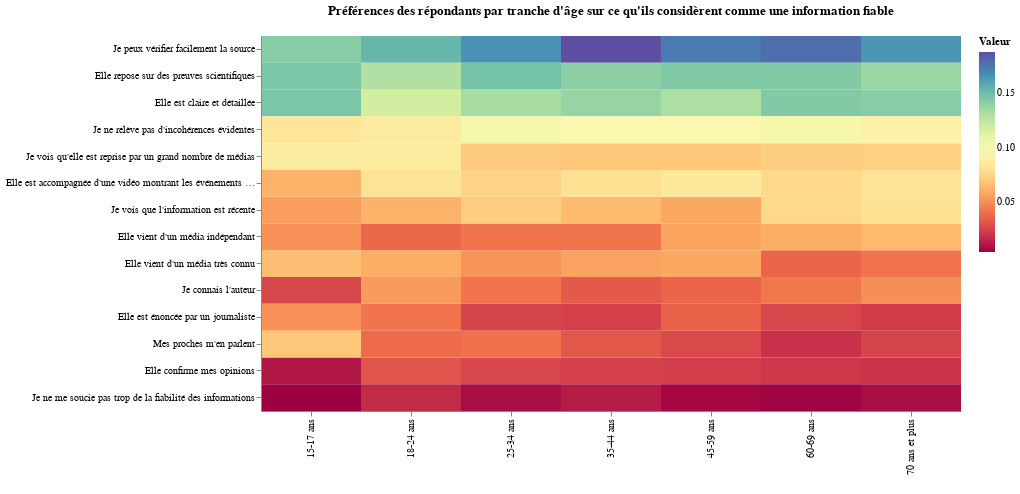

Here is the notebook cell this chart was saved with:
### Code cell
def Graphe_inf_fiable(arcom, var_obj):
    liste_obj, cols_data, var, title = var_selection(var_obj)

    title += " sur ce qu'ils considèrent comme une information fiable"

    liste_obj.sort()
    cols_fiable = arcom.filter(regex=r"INFOFIABLEDEF_R_(\d)").columns

    count = defaultdict(dict)

    for item, ref in zip(liste_obj, cols_data):
        for col in cols_fiable:
            count[ref][col] = {
                "Je connais l'auteur": (arcom[(arcom[var] == item)][col] == 1).sum(),
                "Elle est énoncée par un journaliste": (
                    arcom[(arcom[var] == item)][col] == 2
                ).sum(),
                "Elle vient d'un média très connu": (
                    arcom[(arcom[var] == item)][col] == 3
                ).sum(),
                "Elle est claire et détaillée": (
                    arcom[(arcom[var] == item)][col] == 4
                ).sum(),
                "Elle confirme mes opinions": (
                    arcom[(arcom[var] == item)][col] == 5
                ).sum(),
                "Elle vient d'un média indépendant": (
                    arcom[(arcom[var] == item)][col] == 6
                ).sum(),
                "Je vois qu'elle est reprise par un grand nombre de médias": (
                    arcom[(arcom[var] == item)][col] == 7
                ).sum(),
                "Je vois que l'information est récente": (
                    arcom[(arcom[var] == item)][col] == 8
                ).sum(),
                "Je peux vérifier facilement la source": (
                    arcom[(arcom[var] == item)][col] == 9
                ).sum(),
                "Je ne relève pas d'incohérences évidentes": (
                    arcom[(arcom[var] == item)][col] == 10
                ).sum(),
                "Mes proches m'en parlent": (
                    arcom[(arcom[var] == item)][col] == 11
                ).sum(),
                "Elle repose sur des preuves scientifiques": (
                    arcom[(arcom[var] == item)][col] == 12
                ).sum(),
                "Elle est accompagnée d'une vidéo montrant les événements sans filtre": (
                    arcom[(arcom[var] == item)][col] == 13
                ).sum(),
                "Je ne me soucie pas trop de la fiabilité des informations": (
                    arcom[(arcom[var] == item)][col] == 14
                ).sum(),
            }

    rows = []
    for ref, motiv_data in count.items():
        sum_motivations = {}
        total_sum = 0

        for _, motivations in motiv_data.items():
            for motivation, value in motivations.items():
                sum_motivations[motivation] = sum_motivations.get(motivation, 0) + value
                total_sum += value

        for motivation, total in sum_motivations.items():
            if total_sum > 0:
                valeur_norm = total / total_sum
            else:
                valeur_norm = 0
            rows.append(
                {"ref": ref, "Motivation": motivation, "Valeur": round(valeur_norm, 3)}
            )

    df = pd.DataFrame(rows)

    print(df)

    chart = (
        alt.Chart(df)
        .mark_rect()
        .encode(
            x=alt.X("ref:O", title=" "),
            y=alt.Y("Motivation:N", title=" ", axis=alt.Axis(labelLimit=250), sort=alt.EncodingSortField(field="Valeur", order="descending")),
            color=alt.Color(
                "Valeur:Q",
                scale=alt.Scale(scheme="spectral"),
                legend=alt.Legend(labelLimit=0),
            ),
            tooltip=["ref", "Motivation", "Valeur"],
        )
        .configure_view(fill=None, stroke=None)
        .properties(
            title={
                "text": title,
                "subtitle": "Source : Arcom 2024, base : 3356 répondants",
                "subtitleColor": "white",
            },
            width=700,
            height=375,
        )
    )

    return chart

var_obj = "Tranche d'âge"
Graphe_inf_fiable(arcom, var_obj)

### Figure 1 — Vega-Lite specification as saved in the notebook (floating-point values rounded to 4 significant figures)
{"config": {"view": {"continuousWidth": 300, "continuousHeight": 300, "fill": null, "stroke": null}}, "data": {"name": "data-968e4f0ccf9c2c9bd9afd3f7175c840f"}, "mark": {"type": "rect"}, "encoding": {"color": {"field": "Valeur", "legend": {"labelLimit": 0}, "scale": {"scheme": "spectral"}, "type": "quantitative"}, "tooltip": [{"field": "ref", "type": "nominal"}, {"field": "Motivation", "type": "nominal"}, {"field": "Valeur", "type": "quantitative"}], "x": {"field": "ref", "title": " ", "type": "ordinal"}, "y": {"axis": {"labelLimit": 250}, "field": "Motivation", "sort": {"field": "Valeur", "order": "descending"}, "title": " ", "type": "nominal"}}, "height": 375, "title": {"text": "Préférences des répondants par tranche d'âge sur ce qu'ils considèrent comme une information fiable", "subtitle": "Source : Arcom 2024, base : 3356 répondants", "subtitleColor": "white"}, "width": 700, "$schema": "https://vega.github.io/schema/vega-lite/v5.20.1.json", "datasets": {"data-968e4f0ccf9c2c9bd9afd3f7175c840f": [{"ref": "15-17 ans", "Motivation": "Je connais l'auteur", "Valeur": 0.026}, {"ref": "15-17 ans", "Motivation": "Elle est énoncée par un journaliste", "Valeur": 0.051}, {"ref": "15-17 ans", "Motivation": "Elle vient d'un média très connu", "Valeur": 0.066}, {"ref": "15-17 ans", "Motivation": "Elle est claire et détaillée", "Valeur": 0.146}, {"ref": "15-17 ans", "Motivation": "Elle confirme mes opinions", "Valeur": 0.011}, {"ref": "15-17 ans", "Motivation": "Elle vient d'un média indépendant", "Valeur": 0.051}, {"ref": "15-17 ans", "Motivation": "Je vois qu'elle est reprise par un grand nombre de médias", "Valeur": 0.088}, {"ref": "15-17 ans", "Motivation": "Je vois que l'information est récente", "Valeur": 0.055}, {"ref": "15-17 ans", "Motivation": "Je peux vérifier facilement la source", "Valeur": 0.142}, {"ref": "15-17 ans", "Motivation": "Je ne relève pas d'incohérences évidentes", "Valeur": 0.084}, {"ref": "15-17 ans", "Motivation": "Mes proches m'en parlent", "Valeur": 0.069}, {"ref": "15-17 ans", "Motivation": "Elle repose sur des preuves scientifiques", "Valeur": 0.146}, {"ref": "15-17 ans", "Motivation": "Elle est accompagnée d'une vidéo montrant les événements sans filtre", "Valeur": 0.062}, {"ref": "15-17 ans", "Motivation": "Je ne me soucie pas trop de la fiabilité des informations", "Valeur": 0.004}, {"ref": "18-24 ans", "Motivation": "Je connais l'auteur", "Valeur": 0.054}, {"ref": "18-24 ans", "Motivation": "Elle est énoncée par un journaliste", "Valeur": 0.042}, {"ref": "18-24 ans", "Motivation": "Elle vient d'un média très connu", "Valeur": 0.06}, {"ref": "18-24 ans", "Motivation": "Elle est claire et détaillée", "Valeur": 0.119}, {"ref": "18-24 ans", "Motivation": "Elle confirme mes opinions", "Valeur": 0.031}, {"ref": "18-24 ans", "Motivation": "Elle vient d'un média indépendant", "Valeur": 0.038}, {"ref": "18-24 ans", "Motivation": "Je vois qu'elle est reprise par un grand nombre de médias", "Valeur": 0.087}, {"ref": "18-24 ans", "Motivation": "Je vois que l'information est récente", "Valeur": 0.062}, {"ref": "18-24 ans", "Motivation": "Je peux vérifier facilement la source", "Valeur": 0.153}, {"ref": "18-24 ans", "Motivation": "Je ne relève pas d'incohérences évidentes", "Valeur": 0.087}, {"ref": "18-24 ans", "Motivation": "Mes proches m'en parlent", "Valeur": 0.039}, {"ref": "18-24 ans", "Motivation": "Elle repose sur des preuves scientifiques", "Valeur": 0.13}, {"ref": "18-24 ans", "Motivation": "Elle est accompagnée d'une vidéo montrant les événements sans filtre", "Valeur": 0.082}, {"ref": "18-24 ans", "Motivation": "Je ne me soucie pas trop de la fiabilité des informations", "Valeur": 0.017}, {"ref": "25-34 ans", "Motivation": "Je connais l'auteur", "Valeur": 0.042}, {"ref": "25-34 ans", "Motivation": "Elle est énoncée par un journaliste", "Valeur": 0.025}, {"ref": "25-34 ans", "Motivation": "Elle vient d'un média très connu", "Valeur": 0.052}, {"ref": "25-34 ans", "Motivation": "Elle est claire et détaillée", "Valeur": 0.133}, {"ref": "25-34 ans", "Motivation": "Elle confirme mes opinions", "Valeur": 0.026}, {"ref": "25-34 ans", "Motivation": "Elle vient d'un média indépendant", "Valeur": 0.042}, {"ref": "25-34 ans", "Motivation": "Je vois qu'elle est reprise par un grand nombre de médias", "Valeur": 0.07}, {"ref": "25-34 ans", "Motivation": "Je vois que l'information est récente", "Valeur": 0.072}, {"ref": "25-34 ans", "Motivation": "Je peux vérifier facilement la source", "Valeur": 0.166}, {"ref": "25-34 ans", "Motivation": "Je ne relève pas d'incohérences évidentes", "Valeur": 0.1}, {"ref": "25-34 ans", "Motivation": "Mes proches m'en parlent", "Valeur": 0.041}, {"ref": "25-34 ans", "Motivation": "Elle repose sur des preuves scientifiques", "Valeur": 0.148}, {"ref": "25-34 ans", "Motivation": "Elle est accompagnée d'une vidéo montrant les événements sans filtre", "Valeur": 0.074}, {"ref": "25-34 ans", "Motivation": "Je ne me soucie pas trop de la fiabilité des informations", "Valeur": 0.008}, {"ref": "35-44 ans", "Motivation": "Je connais l'auteur", "Valeur": 0.033}, {"ref": "35-44 ans", "Motivation": "Elle est énoncée par un journaliste", "Valeur": 0.024}, {"ref": "35-44 ans", "Motivation": "Elle vient d'un média très connu", "Valeur": 0.056}, {"ref": "35-44 ans", "Motivation": "Elle est claire et détaillée", "Valeur": 0.138}, {"ref": "35-44 ans", "Motivation": "Elle confirme mes opinions", "Valeur": 0.024}, {"ref": "35-44 ans", "Motivation": "Elle vient d'un média indépendant", "Valeur": 0.042}, {"ref": "35-44 ans", "Motivation": "Je vois qu'elle est reprise par un grand nombre de médias", "Valeur": 0.069}, {"ref": "35-44 ans", "Motivation": "Je vois que l'information est récente", "Valeur": 0.065}, {"ref": "35-44 ans", "Motivation": "Je peux vérifier facilement la source", "Valeur": 0.188}, {"ref": "35-44 ans", "Motivation": "Je ne relève pas d'incohérences évidentes", "Valeur": 0.095}, {"ref": "35-44 ans", "Motivation": "Mes proches m'en parlent", "Valeur": 0.032}, {"ref": "35-44 ans", "Motivation": "Elle repose sur des preuves scientifiques", "Valeur": 0.141}, {"ref": "35-44 ans", "Motivation": "Elle est accompagnée d'une vidéo montrant les événements sans filtre", "Valeur": 0.08}, {"ref": "35-44 ans", "Motivation": "Je ne me soucie pas trop de la fiabilité des informations", "Valeur": 0.012}, {"ref": "45-59 ans", "Motivation": "Je connais l'auteur", "Valeur": 0.037}, {"ref": "45-59 ans", "Motivation": "Elle est énoncée par un journaliste", "Valeur": 0.036}, {"ref": "45-59 ans", "Motivation": "Elle vient d'un média très connu", "Valeur": 0.058}, {"ref": "45-59 ans", "Motivation": "Elle est claire et détaillée", "Valeur": 0.131}, {"ref": "45-59 ans", "Motivation": "Elle confirme mes opinions", "Valeur": 0.023}, {"ref": "45-59 ans", "Motivation": "Elle vient d'un média indépendant", "Valeur": 0.057}, {"ref": "45-59 ans", "Motivation": "Je vois qu'elle est reprise par un grand nombre de médias", "Valeur": 0.069}, {"ref": "45-59 ans", "Motivation": "Je vois que l'information est récente", "Valeur": 0.058}, {"ref": "45-59 ans", "Motivation": "Je peux vérifier facilement la source", "Valeur": 0.174}, {"ref": "45-59 ans", "Motivation": "Je ne relève pas d'incohérences évidentes", "Valeur": 0.095}, {"ref": "45-59 ans", "Motivation": "Mes proches m'en parlent", "Valeur": 0.027}, {"ref": "45-59 ans", "Motivation": "Elle repose sur des preuves scientifiques", "Valeur": 0.144}, {"ref": "45-59 ans", "Motivation": "Elle est accompagnée d'une vidéo montrant les événements sans filtre", "Valeur": 0.085}, {"ref": "45-59 ans", "Motivation": "Je ne me soucie pas trop de la fiabilité des informations", "Valeur": 0.006}, {"ref": "60-69 ans", "Motivation": "Je connais l'auteur", "Valeur": 0.043}, {"ref": "60-69 ans", "Motivation": "Elle est énoncée par un journaliste", "Valeur": 0.026}, {"ref": "60-69 ans", "Motivation": "Elle vient d'un média très connu", "Valeur": 0.037}, {"ref": "60-69 ans", "Motivation": "Elle est claire et détaillée", "Valeur": 0.144}, {"ref": "60-69 ans", "Motivation": "Elle confirme mes opinions", "Valeur": 0.021}, {"ref": "60-69 ans", "Motivation": "Elle vient d'un média indépendant", "Valeur": 0.06}, {"ref": "60-69 ans", "Motivation": "Je vois qu'elle est reprise par un grand nombre de médias", "Valeur": 0.072}, {"ref": "60-69 ans", "Motivation": "Je vois que l'information est récente", "Valeur": 0.076}, {"ref": "60-69 ans", "Motivation": "Je peux vérifier facilement la source", "Valeur": 0.178}, {"ref": "60-69 ans", "Motivation": "Je ne relève pas d'incohérences évidentes", "Valeur": 0.1}, {"ref": "60-69 ans", "Motivation": "Mes proches m'en parlent", "Valeur": 0.019}, {"ref": "60-69 ans", "Motivation": "Elle repose sur des preuves scientifiques", "Valeur": 0.144}, {"ref": "60-69 ans", "Motivation": "Elle est accompagnée d'une vidéo montrant les événements sans filtre", "Valeur": 0.076}, {"ref": "60-69 ans", "Motivation": "Je ne me soucie pas trop de la fiabilité des informations", "Valeur": 0.005}, {"ref": "70 ans et plus", "Motivation": "Je connais l'auteur", "Valeur": 0.05}, {"ref": "70 ans et plus", "Motivation": "Elle est énoncée par un journaliste", "Valeur": 0.022}, {"ref": "70 ans et plus", "Motivation": "Elle vient d'un média très connu", "Valeur": 0.042}, {"ref": "70 ans et plus", "Motivation": "Elle est claire et détaillée", "Valeur": 0.142}, {"ref": "70 ans et plus", "Motivation": "Elle confirme mes opinions", "Valeur": 0.02}, {"ref": "70 ans et plus", "Motivation": "Elle vient d'un média indépendant", "Valeur": 0.064}, {"ref": "70 ans et plus", "Motivation": "Je vois qu'elle est reprise par un grand nombre de médias", "Valeur": 0.073}, {"ref": "70 ans et plus", "Motivation": "Je vois que l'information est récente", "Valeur": 0.08}, {"ref": "70 ans et plus", "Motivation": "Je peux vérifier facilement la source", "Valeur": 0.165}, {"ref": "70 ans et plus", "Motivation": "Je ne relève pas d'incohérences évidentes", "Valeur": 0.091}, {"ref": "70 ans et plus", "Motivation": "Mes proches m'en parlent", "Valeur": 0.025}, {"ref": "70 ans et plus", "Motivation": "Elle repose sur des preuves scientifiques", "Valeur": 0.137}, {"ref": "70 ans et plus", "Motivation": "Elle est accompagnée d'une vidéo montrant les événements sans filtre", "Valeur": 0.082}, {"ref": "70 ans et plus", "Motivation": "Je ne me soucie pas trop de la fiabilité des informations", "Valeur": 0.008}]}}
